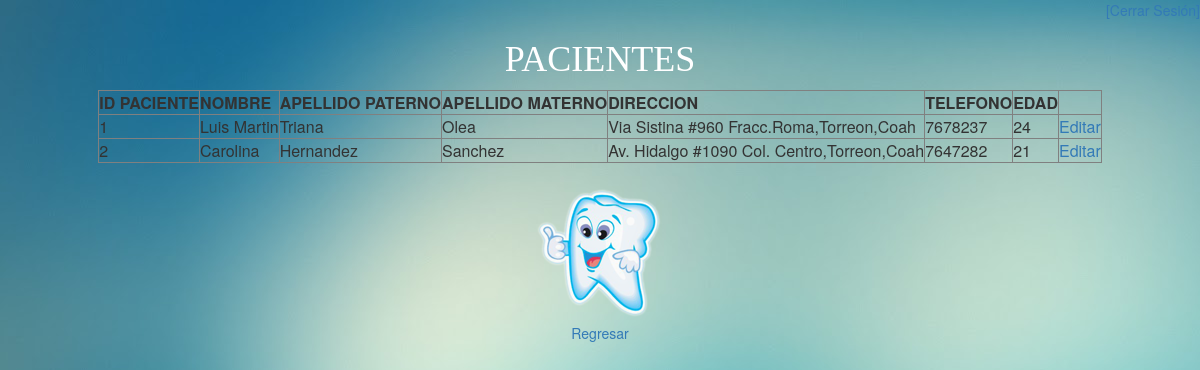
/administra_personasM.php (signed in), run on the app's committed database.
### tables this page shows
CREATE TABLE `persona` (
  `id_persona` int(11) NOT NULL,
  `nombre` varchar(50) NOT NULL,
  `apellidoP` varchar(50) NOT NULL,
  `apellidoM` varchar(50) NOT NULL,
  `direccion` varchar(100) NOT NULL,
  `telefono` varchar(10) NOT NULL,
  `edad` varchar(2) NOT NULL
);

### administra_personasM.php (the view, shortened to what this page needs)
<?php
echo "<p align='right'>"."<a href='logoutmedicos.php'>[Cerrar Sesión]</a></p>";
?>
<html>
    <head>
        <link rel="stylesheet" type="text/css" href="bootstrap/css/bootstrap.min.css">
        <link rel="stylesheet" type="text/css" href="estilopagina.css">
    </head>
    <body>
        <center>
        <h1 id="tit">PACIENTES</h1>
        <?php
        $conexion=mysqli_connect("localhost","root","","dentaltorreon");
        $registros=mysqli_query($conexion,"select * from persona");
        echo "<table border=1 bgcolor='silver'>";
            echo "<tr><th>ID PACIENTE</th><th>NOMBRE</th><th>APELLIDO PATERNO</th><th>APELLIDO MATERNO<th>DIRECCION</th>
            <th>TELEFONO</th><th>EDAD</th></tr>";
            while($fila=mysqli_fetch_array($registros))
            {
            echo "<tr>";
                echo "<td>";
                    echo $fila['id_persona'];
                echo "</td><td>";
                echo $fila['nombre'];
            echo "</td><td>";
            echo $fila['apellidoP'];
        echo "</td><td>";
        echo $fila['apellidoM'];
    echo "</td><td>";
    echo $fila['direccion'];
echo "</td><td>";
echo $fila['telefono'];
echo "</td><td>";
echo $fila['edad'];
echo "</td><td>";
echo "<a href='registro_edita_personasM.php?persona=".$fila['id_persona']."'>Editar</a>";
echo "</td>";
echo "</tr>";
}
echo "</table>";
?>
</center>
<br />
<center><img src="img/dientelimpio.png"/><br />
<a href="EditarM.php">Regresar</a></center>
</body>
</html>

### estilopagina.css (style rules this page uses)
body { background-image: url("img/cielo.JPG"); background-repeat: no-repeat; background-attachment: fixed; }
#tit { color: white; font-family: Baskerrille Old Face; }

### data on the page
persona: id_persona "1", nombre "Luis Martin", apellidoP "Triana", apellidoM "Olea", direccion "Via Sistina #960 Fracc.Roma,Torreon,Coah", telefono "7678237", edad "24"
persona: id_persona "2", nombre "Carolina", apellidoP "Hernandez", apellidoM "Sanchez", direccion "Av. Hidalgo #1090 Col. Centro,Torreon,Coah", telefono "7647282", edad "21"
